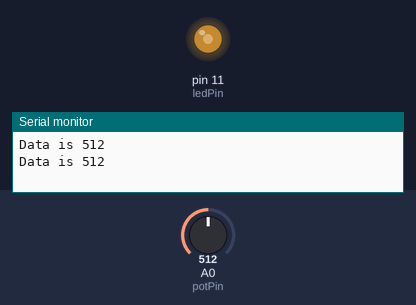
The sketch below on a simulated Arduino Uno, built with avr-gcc and run on an emulated ATmega328P. Parts: output pins drawn as LEDs (lit = HIGH), the last lines printed to the serial monitor. Inputs (shaded band) come from the test bench; at power-on: A0 (potPin) = 512.

Above: at 1.8 s.
1.9 s: A0 (potPin) set to 716
At 2.5 s:
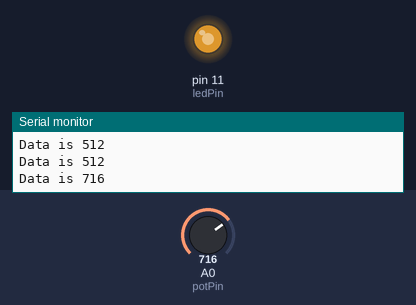
3.5 s: A0 (potPin) set to 900
At 5.2 s:
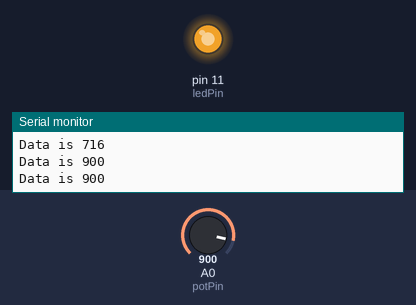
5.5 s: A0 (potPin) set to 122
At 6.8 s:
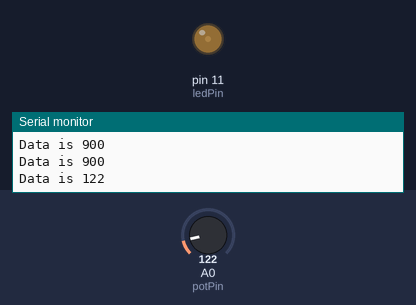
7.5 s: A0 (potPin) set to 0
At 8.4 s:
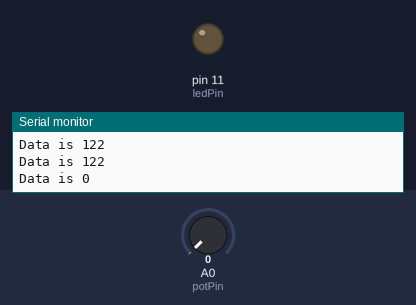
9.5 s: A0 (potPin) set to 511
At 11.1 s:
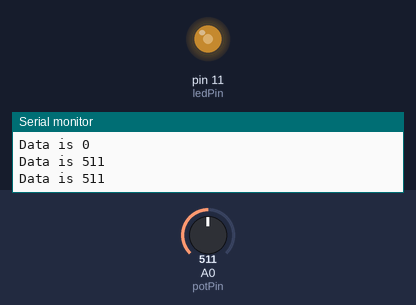
Timing chart, 0 to 12.5 s (numbered marks = the images above; inputs shaded):
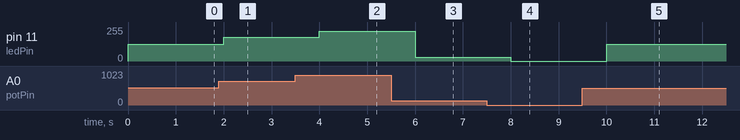

The sketch:

task1-1.ino
```cpp
const int ledPin = 11;
const int potPin = A0;

void setup() {
  pinMode(ledPin, OUTPUT);
  Serial.begin(9600);
}

void loop() {
  int val = analogRead(potPin);        // 0 ~ 1023

  int brightness = map(val, 0, 1023, 0, 255);

  analogWrite(ledPin, brightness);    // 0 ~ 255

  Serial.print("Data is ");
  Serial.println(val);

  delay(1000);
}
```

Measured:
- after the input at 1.9 s, pin 11 (ledPin): 127/255 → 178/255 after 0.10 s
- after the input at 3.5 s, pin 11 (ledPin): 178/255 → 224/255 after 0.50 s
- after the input at 5.5 s, pin 11 (ledPin): 224/255 → 30/255 after 0.50 s
- after the input at 7.5 s, pin 11 (ledPin): 30/255 → 0/255 after 0.50 s
- after the input at 9.5 s, pin 11 (ledPin): 0/255 → 127/255 after 0.50 s
